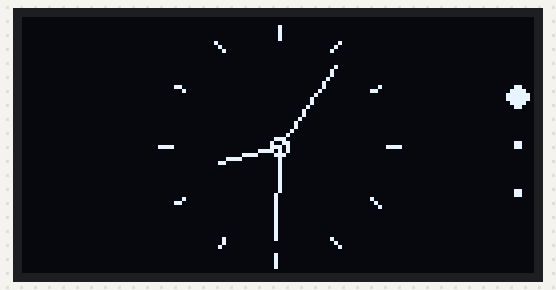
The sketch below on a simulated ESP8266 (NodeMCU). On the bench: 128×64 one-colour display. What the sketch prints to the serial monitor is not drawn.

Above: at 0.1 s.
At 9.16 s:
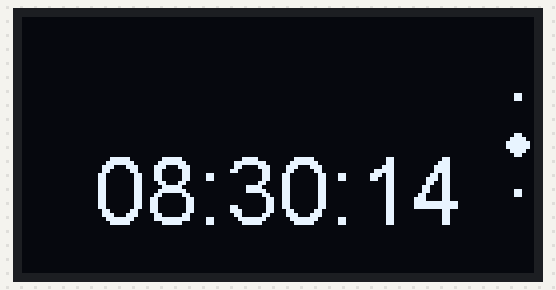
At 19.1 s:
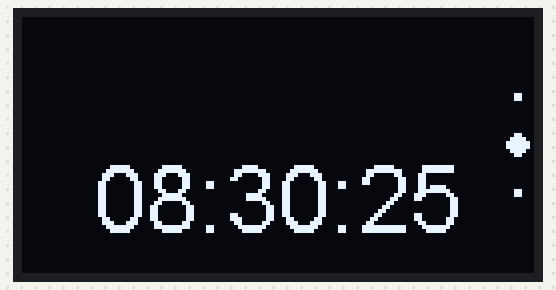
At 23.41 s:
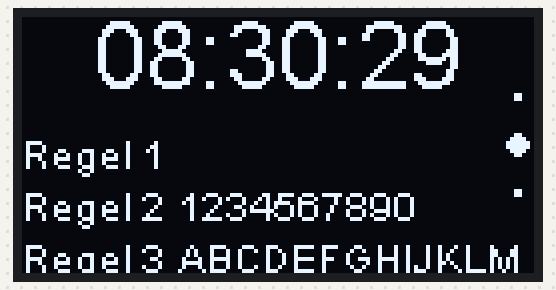
At 27.98 s:
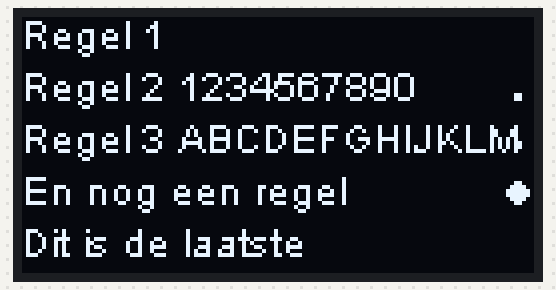
At 37.7 s:
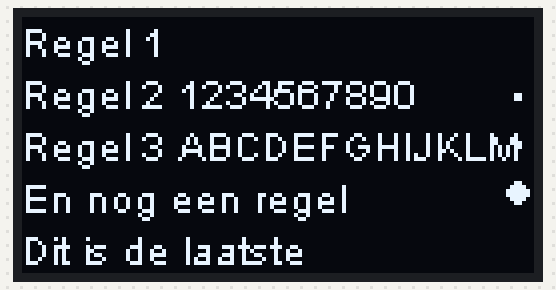

Measured:
- what the display in image 0 shows lasts 1.0 s, from 0.0 s to 1.0 s

The sketch:

klokje.ino
```cpp
// (licence header left out)
#include <TimeLib.h>

// Include the correct display library
// For a connection via I2C using Wire include
#include <Wire.h>  // Only needed for Arduino 1.6.5 and earlier
#include "SSD1306Wire.h" // legacy include: `#include "SSD1306.h"`
// or #include "SH1106Wire.h", legacy include: `#include "SH1106.h"`
// For a connection via I2C using brzo_i2c (must be installed) include
// #include <brzo_i2c.h> // Only needed for Arduino 1.6.5 and earlier
// #include "SSD1306Brzo.h"
// #include "SH1106Brzo.h"
// For a connection via SPI include
// #include <SPI.h> // Only needed for Arduino 1.6.5 and earlier
// #include "SSD1306Spi.h"
// #include "SH1106SPi.h"

// Include the UI lib
#include "OLEDDisplayUi.h"

// Include custom images
#include "images.h"

// Use the corresponding display class:

// Initialize the OLED display using SPI
// D5 -> CLK
// D7 -> MOSI (DOUT)
// D0 -> RES
// D2 -> DC
// D8 -> CS
// SSD1306Spi        display(D0, D2, D8);
// or
// SH1106Spi         display(D0, D2);

// Initialize the OLED display using brzo_i2c
// D3 -> SDA
// D5 -> SCL
// SSD1306Brzo display(0x3c, D3, D5);
// or
// SH1106Brzo  display(0x3c, D3, D5);

// Initialize the OLED display using Wire library
SSD1306Wire  display(0x3c, D1, D2);
// SH1106 display(0x3c, D3, D5);

OLEDDisplayUi ui ( &display );

int screenW = 128;
int screenH = 64;
int clockCenterX = screenW/2;
int clockCenterY = screenH/2;   // top yellow part is 16 px height
int clockRadius = screenH / 2 - 2;

// utility function for digital clock display: prints leading 0
String twoDigits(int digits){
  if(digits < 10) {
    String i = '0'+String(digits);
    return i;
  }
  else {
    return String(digits);
  }
}

void clockOverlay(OLEDDisplay *display, OLEDDisplayUiState* state) {

}

void analogClockFrame(OLEDDisplay *display, OLEDDisplayUiState* state, int16_t x, int16_t y) {
  // Draw the clock face
  display->drawCircle(clockCenterX + x, clockCenterY + y, 2);
  //
  //hour ticks
  for( int z=0; z < 360;z= z + 30 ){
  //Begin at 0° and stop at 360°
    float angle = z ;
    angle = ( angle / 57.29577951 ) ; //Convert degrees to radians
    int x2 = ( clockCenterX + ( sin(angle) * clockRadius ) );
    int y2 = ( clockCenterY - ( cos(angle) * clockRadius ) );
    int x3 = ( clockCenterX + ( sin(angle) * ( clockRadius - ( clockRadius / 8 ) ) ) );
    int y3 = ( clockCenterY - ( cos(angle) * ( clockRadius - ( clockRadius / 8 ) ) ) );
    display->drawLine( x2 + x , y2 + y , x3 + x , y3 + y);
  }

  // display second hand
  float angle = second() * 6 ;
  angle = ( angle / 57.29577951 ) ; //Convert degrees to radians
  int x3 = ( clockCenterX + ( sin(angle) * ( clockRadius - ( clockRadius / 5 ) ) ) );
  int y3 = ( clockCenterY - ( cos(angle) * ( clockRadius - ( clockRadius / 5 ) ) ) );
  display->drawLine( clockCenterX + x , clockCenterY + y , x3 + x , y3 + y);
  //
  // display minute hand
  angle = minute() * 6 ;
  angle = ( angle / 57.29577951 ) ; //Convert degrees to radians
  x3 = ( clockCenterX + ( sin(angle) * ( clockRadius - ( clockRadius / 4 ) ) ) );
  y3 = ( clockCenterY - ( cos(angle) * ( clockRadius - ( clockRadius / 4 ) ) ) );
  display->drawLine( clockCenterX + x , clockCenterY + y , x3 + x , y3 + y);
  //
  // display hour hand
  angle = hour() * 30 + int( ( minute() / 12 ) * 6 )   ;
  angle = ( angle / 57.29577951 ) ; //Convert degrees to radians
  x3 = ( clockCenterX + ( sin(angle) * ( clockRadius - ( clockRadius / 2 ) ) ) );
  y3 = ( clockCenterY - ( cos(angle) * ( clockRadius - ( clockRadius / 2 ) ) ) );
  display->drawLine( clockCenterX + x , clockCenterY + y , x3 + x , y3 + y);
}

void digitalClockFrame(OLEDDisplay *display, OLEDDisplayUiState* state, int16_t x, int16_t y) {
  String timenow = String(twoDigits(hour()))+":"+twoDigits(minute())+":"+twoDigits(second());
  display->setTextAlignment(TEXT_ALIGN_CENTER);
  display->setFont(ArialMT_Plain_24);
  display->drawString(clockCenterX + x , clockCenterY + y, timenow );
}

void infoFrame(OLEDDisplay *display, OLEDDisplayUiState* state, int16_t x, int16_t y) {
  String info = String("Regel 1\nRegel 2 1234567890\nRegel 3 ABCDEFGHIJKLM\nEn nog een regel\nDit is de laatste");
  display->setTextAlignment(TEXT_ALIGN_LEFT);
  display->setFont(ArialMT_Plain_10);
  display->drawString(x , y, info );
}

// This array keeps function pointers to all frames
// frames are the single views that slide in
FrameCallback frames[] = { analogClockFrame, digitalClockFrame, infoFrame };

// how many frames are there?
int frameCount = 3;

// Overlays are statically drawn on top of a frame eg. a clock
//OverlayCallback overlays[] = { clockOverlay };
//int overlaysCount = 1;

void setup() {
  Serial.begin(115200);
  Serial.println();

	// The ESP is capable of rendering 60fps in 80Mhz mode
	// but that won't give you much time for anything else
	// run it in 160Mhz mode or just set it to 30 fps
  ui.setTargetFPS(60);

	// Customize the active and inactive symbol
  //ui.setActiveSymbol(activeSymbol);
  //ui.setInactiveSymbol(inactiveSymbol);

  // You can change this to
  // TOP, LEFT, BOTTOM, RIGHT
  ui.setIndicatorPosition(RIGHT);

  // Defines where the first frame is located in the bar.
  //ui.setIndicatorDirection(LEFT_RIGHT);

  // You can change the transition that is used
  // SLIDE_LEFT, SLIDE_RIGHT, SLIDE_UP, SLIDE_DOWN
  ui.setFrameAnimation(SLIDE_UP);

  // Add frames
  ui.setFrames(frames, frameCount);

  // Add overlays
//  ui.setOverlays(overlays, overlaysCount);

  // Initialising the UI will init the display too.
  ui.init();

  display.flipScreenVertically();

  unsigned long secsSinceStart = millis();
  // Unix time starts on Jan 1 1970. In seconds, that's 2208988800:
  const unsigned long seventyYears = 2208988800UL;
  // subtract seventy years:
  unsigned long epoch = secsSinceStart - seventyYears * SECS_PER_HOUR;
  setTime(epoch);

}


void loop() {
  int remainingTimeBudget = ui.update();

  if (remainingTimeBudget > 0) {
    // You can do some work here
    // Don't do stuff if you are below your
    // time budget.
    Serial.print("Time left (ms): ");
    Serial.println(remainingTimeBudget);
    delay(remainingTimeBudget);

  }


}
```

images.h
```cpp
const unsigned char activeSymbol[] PROGMEM = {
    B00000000,
    B00000000,
    B00011000,
    B00100100,
    B01000010,
    B01000010,
    B00100100,
    B00011000
};

const unsigned char inactiveSymbol[] PROGMEM = {
    B00000000,
    B00000000,
    B00000000,
    B00000000,
    B00011000,
    B00011000,
    B00000000,
    B00000000
};
```
